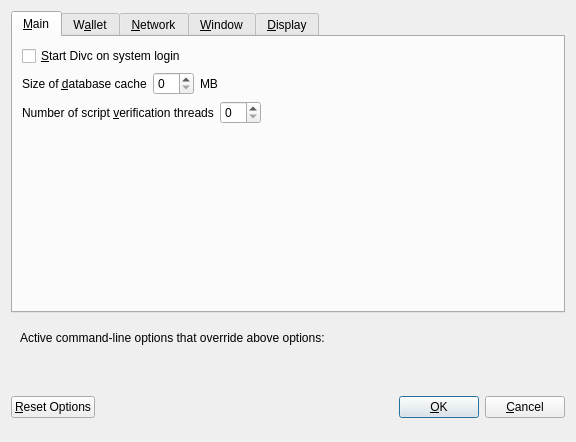
<?xml version="1.0" encoding="UTF-8"?>
<ui version="4.0">
 <class>OptionsDialog</class>
 <widget class="QDialog" name="OptionsDialog">
  <property name="geometry">
   <rect>
    <x>0</x>
    <y>0</y>
    <width>576</width>
    <height>442</height>
   </rect>
  </property>
  <property name="windowTitle">
   <string>Options</string>
  </property>
  <property name="modal">
   <bool>true</bool>
  </property>
  <layout class="QVBoxLayout" name="verticalLayout">
   <item>
    <widget class="QTabWidget" name="tabWidget">
     <property name="currentIndex">
      <number>0</number>
     </property>
     <widget class="QWidget" name="tabMain">
      <attribute name="title">
       <string>&amp;Main</string>
      </attribute>
      <layout class="QVBoxLayout" name="verticalLayout_Main">
       <item>
        <widget class="QCheckBox" name="bitcoinAtStartup">
         <property name="toolTip">
          <string>Automatically start Divc after logging in to the system.</string>
         </property>
         <property name="text">
          <string>&amp;Start Divc on system login</string>
         </property>
        </widget>
       </item>
       <item>
        <layout class="QHBoxLayout" name="horizontalLayout_2_Main">
         <item>
          <widget class="QLabel" name="databaseCacheLabel">
           <property name="text">
            <string>Size of &amp;database cache</string>
           </property>
           <property name="textFormat">
            <enum>Qt::PlainText</enum>
           </property>
           <property name="buddy">
            <cstring>databaseCache</cstring>
           </property>
          </widget>
         </item>
         <item>
          <widget class="QSpinBox" name="databaseCache"/>
         </item>
         <item>
          <widget class="QLabel" name="databaseCacheUnitLabel">
           <property name="text">
            <string>MB</string>
           </property>
           <property name="textFormat">
            <enum>Qt::PlainText</enum>
           </property>
          </widget>
         </item>
         <item>
          <spacer name="horizontalSpacer_2_Main">
           <property name="orientation">
            <enum>Qt::Horizontal</enum>
           </property>
           <property name="sizeHint" stdset="0">
            <size>
             <width>40</width>
             <height>20</height>
            </size>
           </property>
          </spacer>
         </item>
        </layout>
       </item>
       <item>
        <layout class="QHBoxLayout" name="horizontalLayout_3_Main">
         <item>
          <widget class="QLabel" name="threadsScriptVerifLabel">
           <property name="text">
            <string>Number of script &amp;verification threads</string>
           </property>
           <property name="textFormat">
            <enum>Qt::PlainText</enum>
           </property>
           <property name="buddy">
            <cstring>threadsScriptVerif</cstring>
           </property>
          </widget>
         </item>
         <item>
          <widget class="QSpinBox" name="threadsScriptVerif">
           <property name="toolTip">
            <string>(0 = auto, &lt;0 = leave that many cores free)</string>
           </property>
          </widget>
         </item>
         <item>
          <spacer name="horizontalSpacer_3_Main">
           <property name="orientation">
            <enum>Qt::Horizontal</enum>
           </property>
           <property name="sizeHint" stdset="0">
            <size>
             <width>40</width>
             <height>20</height>
            </size>
           </property>
          </spacer>
         </item>
        </layout>
       </item>
       <item>
        <spacer name="verticalSpacer_2">
         <property name="orientation">
          <enum>Qt::Vertical</enum>
         </property>
         <property name="sizeHint" stdset="0">
          <size>
           <width>20</width>
           <height>40</height>
          </size>
         </property>
        </spacer>
       </item>
      </layout>
     </widget>
     <widget class="QWidget" name="tabWallet">
      <attribute name="title">
       <string>W&amp;allet</string>
      </attribute>
      <layout class="QVBoxLayout" name="verticalLayout_Wallet">
       <item>
        <layout class="QHBoxLayout" name="horizontalLayout_2_Wallet">
         <item>
          <widget class="QLabel" name="labelStakeSplitThresholdText">
           <property name="text">
            <string>Stake split threshold:</string>
           </property>
          </widget>
         </item>
         <item>
          <widget class="QSpinBox" name="spinBoxStakeSplitThreshold">
           <property name="minimum">
            <number>1</number>
           </property>
           <property name="maximum">
            <number>999999</number>
           </property>
          </widget>
         </item>
        </layout>
       </item>
       <item>
        <widget class="QGroupBox" name="groupBox">
         <property name="title">
          <string>Expert</string>
         </property>
         <layout class="QVBoxLayout" name="verticalLayout_2">
          <item>
           <widget class="QCheckBox" name="coinControlFeatures">
            <property name="toolTip">
             <string>Whether to show coin control features or not.</string>
            </property>
            <property name="text">
             <string>Enable coin &amp;control features</string>
            </property>
           </widget>
          </item>
          <item>
           <widget class="QCheckBox" name="showMasternodesTab">
            <property name="toolTip">
             <string>Show additional tab listing all your masternodes in first sub-tab&lt;br/&gt;and all masternodes on the network in second sub-tab.</string>
            </property>
            <property name="text">
             <string>Show Masternodes Tab</string>
            </property>
           </widget>
          </item>
          <item>
           <widget class="QCheckBox" name="spendZeroConfChange">
            <property name="toolTip">
             <string>If you disable the spending of unconfirmed change, the change from a transaction&lt;br/&gt;cannot be used until that transaction has at least one confirmation.&lt;br/&gt;This also affects how your balance is computed.</string>
            </property>
            <property name="text">
             <string>&amp;Spend unconfirmed change</string>
            </property>
           </widget>
          </item>
         </layout>
        </widget>
       </item>
       <item>
        <spacer name="verticalSpacer_Wallet">
         <property name="orientation">
          <enum>Qt::Vertical</enum>
         </property>
         <property name="sizeHint" stdset="0">
          <size>
           <width>20</width>
           <height>40</height>
          </size>
         </property>
        </spacer>
       </item>
      </layout>
     </widget>
     <widget class="QWidget" name="tabNetwork">
      <attribute name="title">
       <string>&amp;Network</string>
      </attribute>
      <layout class="QVBoxLayout" name="verticalLayout_Network">
       <item>
        <widget class="QCheckBox" name="mapPortUpnp">
         <property name="toolTip">
          <string>Automatically open the Divc client port on the router. This only works when your router supports UPnP and it is enabled.</string>
         </property>
         <property name="text">
          <string>Map port using &amp;UPnP</string>
         </property>
        </widget>
       </item>
       <item>
        <widget class="QCheckBox" name="allowIncoming">
         <property name="toolTip">
          <string>Accept connections from outside</string>
         </property>
         <property name="text">
          <string>Allow incoming connections</string>
         </property>
        </widget>
       </item>
       <item>
        <widget class="QCheckBox" name="connectSocks">
         <property name="toolTip">
          <string>Connect to the Divc network through a SOCKS5 proxy.</string>
         </property>
         <property name="text">
          <string>&amp;Connect through SOCKS5 proxy (default proxy):</string>
         </property>
        </widget>
       </item>
       <item>
        <layout class="QHBoxLayout" name="horizontalLayout_1_Network">
         <item>
          <widget class="QLabel" name="proxyIpLabel">
           <property name="text">
            <string>Proxy &amp;IP:</string>
           </property>
           <property name="textFormat">
            <enum>Qt::PlainText</enum>
           </property>
           <property name="buddy">
            <cstring>proxyIp</cstring>
           </property>
          </widget>
         </item>
         <item>
          <widget class="QValidatedLineEdit" name="proxyIp">
           <property name="minimumSize">
            <size>
             <width>140</width>
             <height>0</height>
            </size>
           </property>
           <property name="maximumSize">
            <size>
             <width>140</width>
             <height>16777215</height>
            </size>
           </property>
           <property name="toolTip">
            <string>IP address of the proxy (e.g. IPv4: 127.0.0.1 / IPv6: ::1)</string>
           </property>
          </widget>
         </item>
         <item>
          <widget class="QLabel" name="proxyPortLabel">
           <property name="text">
            <string>&amp;Port:</string>
           </property>
           <property name="textFormat">
            <enum>Qt::PlainText</enum>
           </property>
           <property name="buddy">
            <cstring>proxyPort</cstring>
           </property>
          </widget>
         </item>
         <item>
          <widget class="QLineEdit" name="proxyPort">
           <property name="minimumSize">
            <size>
             <width>55</width>
             <height>0</height>
            </size>
           </property>
           <property name="maximumSize">
            <size>
             <width>55</width>
             <height>16777215</height>
            </size>
           </property>
           <property name="toolTip">
            <string>Port of the proxy (e.g. 9050)</string>
           </property>
          </widget>
         </item>
         <item>
          <spacer name="horizontalSpacer_1_Network">
           <property name="orientation">
            <enum>Qt::Horizontal</enum>
           </property>
           <property name="sizeHint" stdset="0">
            <size>
             <width>40</width>
             <height>20</height>
            </size>
           </property>
          </spacer>
         </item>
        </layout>
       </item>
       <item>
        <spacer name="verticalSpacer_Network">
         <property name="orientation">
          <enum>Qt::Vertical</enum>
         </property>
         <property name="sizeHint" stdset="0">
          <size>
           <width>20</width>
           <height>40</height>
          </size>
         </property>
        </spacer>
       </item>
      </layout>
     </widget>
     <widget class="QWidget" name="tabWindow">
      <attribute name="title">
       <string>&amp;Window</string>
      </attribute>
      <layout class="QVBoxLayout" name="verticalLayout_Window">
       <item>
        <widget class="QCheckBox" name="minimizeToTray">
         <property name="toolTip">
          <string>Show only a tray icon after minimizing the window.</string>
         </property>
         <property name="text">
          <string>&amp;Minimize to the tray instead of the taskbar</string>
         </property>
        </widget>
       </item>
       <item>
        <widget class="QCheckBox" name="minimizeOnClose">
         <property name="toolTip">
          <string>Minimize instead of exit the application when the window is closed. When this option is enabled, the application will be closed only after selecting Quit in the menu.</string>
         </property>
         <property name="text">
          <string>M&amp;inimize on close</string>
         </property>
        </widget>
       </item>
       <item>
        <spacer name="verticalSpacer_Window">
         <property name="orientation">
          <enum>Qt::Vertical</enum>
         </property>
         <property name="sizeHint" stdset="0">
          <size>
           <width>20</width>
           <height>40</height>
          </size>
         </property>
        </spacer>
       </item>
      </layout>
     </widget>
     <widget class="QWidget" name="tabDisplay">
      <attribute name="title">
       <string>&amp;Display</string>
      </attribute>
      <layout class="QVBoxLayout" name="verticalLayout_Display">
       <item>
        <layout class="QHBoxLayout" name="horizontalLayout_1_Display">
         <item>
          <widget class="QLabel" name="langLabel">
           <property name="text">
            <string>User Interface &amp;language:</string>
           </property>
           <property name="textFormat">
            <enum>Qt::PlainText</enum>
           </property>
           <property name="buddy">
            <cstring>lang</cstring>
           </property>
          </widget>
         </item>
         <item>
          <widget class="QValueComboBox" name="lang">
           <property name="toolTip">
            <string>The user interface language can be set here. This setting will take effect after restarting Divc.</string>
           </property>
          </widget>
         </item>
        </layout>
       </item>
       <item>
        <widget class="Line" name="line">
         <property name="orientation">
          <enum>Qt::Horizontal</enum>
         </property>
        </widget>
       </item>
       <item>
        <layout class="QHBoxLayout" name="horizontalLayout_2_Display">
         <item>
          <widget class="QLabel" name="unitLabel">
           <property name="text">
            <string>&amp;Unit to show amounts in:</string>
           </property>
           <property name="textFormat">
            <enum>Qt::PlainText</enum>
           </property>
           <property name="buddy">
            <cstring>unit</cstring>
           </property>
          </widget>
         </item>
         <item>
          <widget class="QValueComboBox" name="unit">
           <property name="toolTip">
            <string>Choose the default subdivision unit to show in the interface and when sending coins.</string>
           </property>
          </widget>
         </item>
        </layout>
       </item>
       <item>
        <layout class="QHBoxLayout" name="horizontalLayout_5_Display">
         <item>
          <widget class="QLabel" name="digitsLabel">
           <property name="text">
            <string>Decimal digits</string>
           </property>
          </widget>
         </item>
         <item>
          <widget class="QValueComboBox" name="digits"/>
         </item>
        </layout>
       </item>
       <item>
        <layout class="QHBoxLayout" name="horizontalLayout_3_Display">
         <item>
          <widget class="QLabel" name="thirdPartyTxUrlsLabel">
           <property name="toolTip">
            <string>Third party URLs (e.g. a block explorer) that appear in the transactions tab as context menu items. %s in the URL is replaced by transaction hash. Multiple URLs are separated by vertical bar |.</string>
           </property>
           <property name="text">
            <string>Third party transaction URLs</string>
           </property>
           <property name="buddy">
            <cstring>thirdPartyTxUrls</cstring>
           </property>
          </widget>
         </item>
         <item>
          <widget class="QLineEdit" name="thirdPartyTxUrls">
           <property name="toolTip">
            <string>Third party URLs (e.g. a block explorer) that appear in the transactions tab as context menu items. %s in the URL is replaced by transaction hash. Multiple URLs are separated by vertical bar |.</string>
           </property>
          </widget>
         </item>
        </layout>
       </item>
       <item>
        <spacer name="verticalSpacer">
         <property name="orientation">
          <enum>Qt::Vertical</enum>
         </property>
         <property name="sizeHint" stdset="0">
          <size>
           <width>20</width>
           <height>40</height>
          </size>
         </property>
        </spacer>
       </item>
      </layout>
     </widget>
    </widget>
   </item>
   <item>
    <widget class="QFrame" name="frame">
     <layout class="QVBoxLayout" name="verticalLayout_Bottom">
      <item>
       <layout class="QHBoxLayout" name="horizontalLayout_Bottom">
        <item>
         <widget class="QLabel" name="overriddenByCommandLineInfoLabel">
          <property name="text">
           <string>Active command-line options that override above options:</string>
          </property>
          <property name="textFormat">
           <enum>Qt::PlainText</enum>
          </property>
         </widget>
        </item>
        <item>
         <spacer name="horizontalSpacer_Bottom">
          <property name="orientation">
           <enum>Qt::Horizontal</enum>
          </property>
          <property name="sizeHint" stdset="0">
           <size>
            <width>40</width>
            <height>20</height>
           </size>
          </property>
         </spacer>
        </item>
       </layout>
      </item>
      <item>
       <widget class="QLabel" name="overriddenByCommandLineLabel">
        <property name="text">
         <string/>
        </property>
        <property name="textFormat">
         <enum>Qt::PlainText</enum>
        </property>
        <property name="wordWrap">
         <bool>true</bool>
        </property>
       </widget>
      </item>
     </layout>
    </widget>
   </item>
   <item>
    <layout class="QHBoxLayout" name="horizontalLayout_Buttons">
     <item>
      <widget class="QPushButton" name="resetButton">
       <property name="toolTip">
        <string>Reset all client options to default.</string>
       </property>
       <property name="text">
        <string>&amp;Reset Options</string>
       </property>
       <property name="autoDefault">
        <bool>false</bool>
       </property>
      </widget>
     </item>
     <item>
      <spacer name="horizontalSpacer_1">
       <property name="orientation">
        <enum>Qt::Horizontal</enum>
       </property>
       <property name="sizeHint" stdset="0">
        <size>
         <width>40</width>
         <height>48</height>
        </size>
       </property>
      </spacer>
     </item>
     <item>
      <widget class="QLabel" name="statusLabel">
       <property name="minimumSize">
        <size>
         <width>200</width>
         <height>0</height>
        </size>
       </property>
       <property name="font">
        <font>
         <weight>75</weight>
         <bold>true</bold>
        </font>
       </property>
       <property name="text">
        <string/>
       </property>
       <property name="textFormat">
        <enum>Qt::PlainText</enum>
       </property>
       <property name="wordWrap">
        <bool>true</bool>
       </property>
      </widget>
     </item>
     <item>
      <spacer name="horizontalSpacer_2">
       <property name="orientation">
        <enum>Qt::Horizontal</enum>
       </property>
       <property name="sizeHint" stdset="0">
        <size>
         <width>40</width>
         <height>48</height>
        </size>
       </property>
      </spacer>
     </item>
     <item>
      <widget class="QPushButton" name="okButton">
       <property name="text">
        <string>&amp;OK</string>
       </property>
       <property name="autoDefault">
        <bool>false</bool>
       </property>
       <property name="default">
        <bool>true</bool>
       </property>
      </widget>
     </item>
     <item>
      <widget class="QPushButton" name="cancelButton">
       <property name="text">
        <string>&amp;Cancel</string>
       </property>
       <property name="autoDefault">
        <bool>false</bool>
       </property>
      </widget>
     </item>
    </layout>
   </item>
  </layout>
 </widget>
 <customwidgets>
  <customwidget>
   <class>QValidatedLineEdit</class>
   <extends>QLineEdit</extends>
   <header>qvalidatedlineedit.h</header>
  </customwidget>
  <customwidget>
   <class>QValueComboBox</class>
   <extends>QComboBox</extends>
   <header>qvaluecombobox.h</header>
  </customwidget>
 </customwidgets>
 <resources/>
 <connections/>
</ui>
